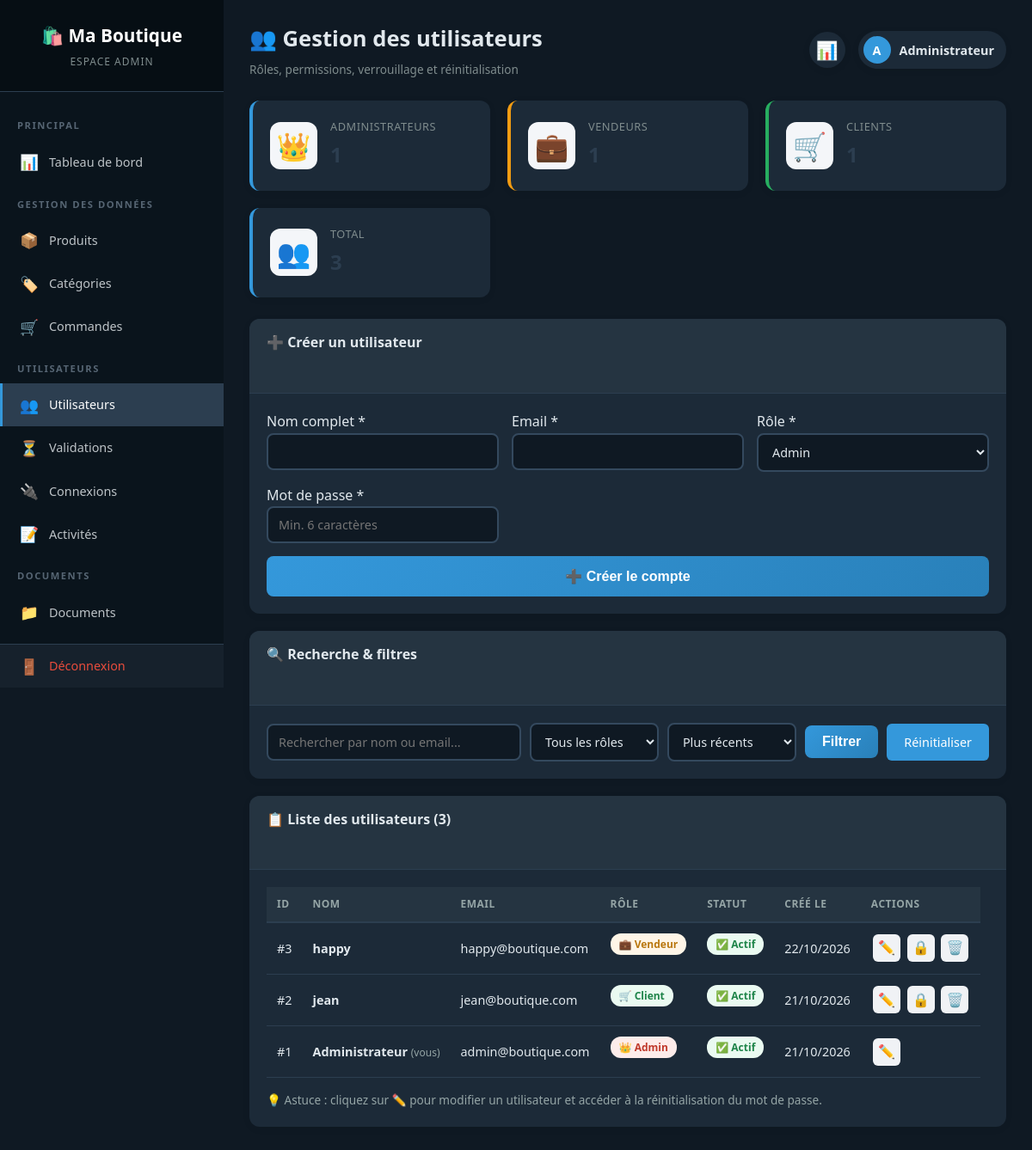
The page /admin/users.php (signed in) on the database as committed earlier.
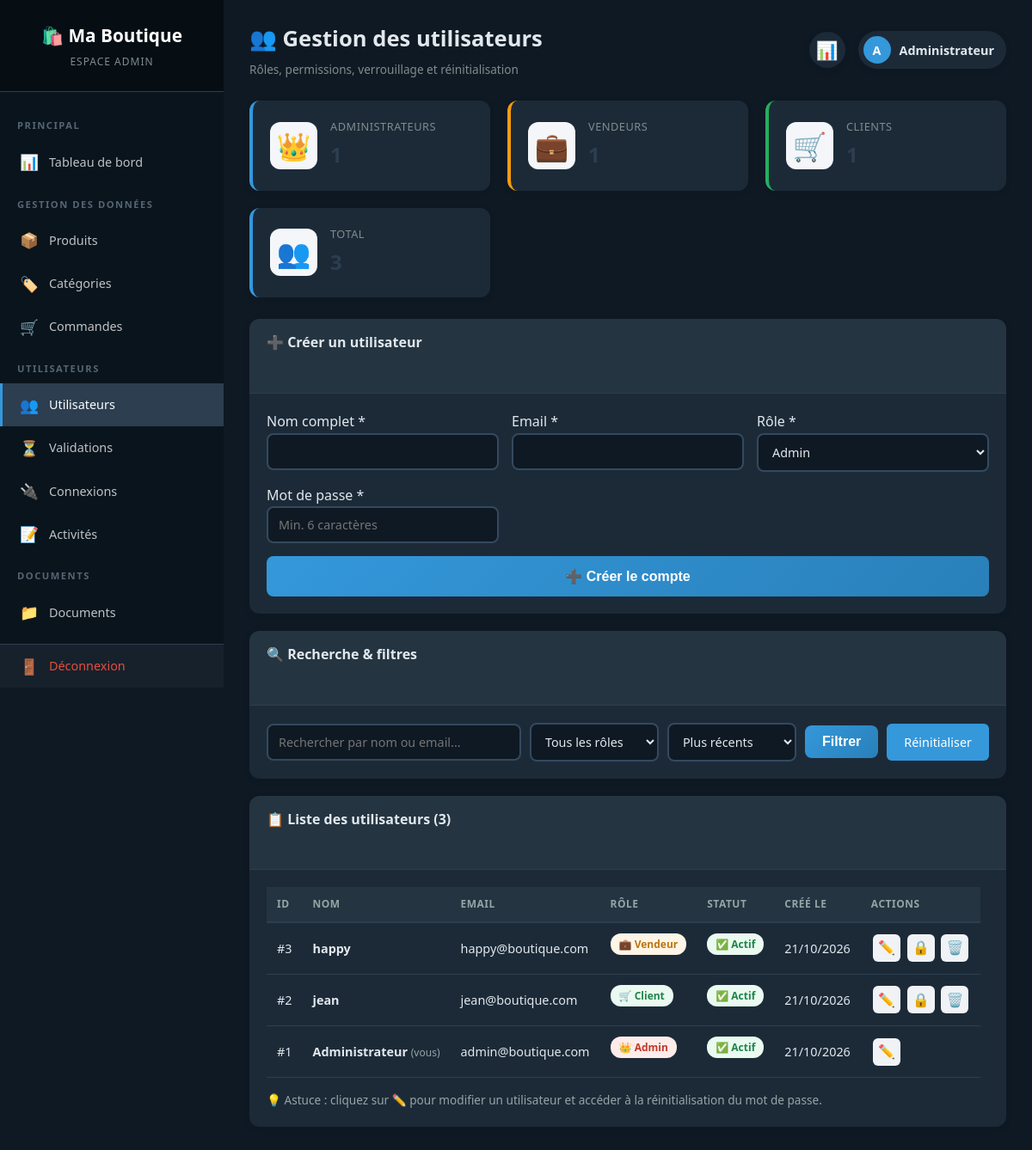
The same page on the database as committed later.
### tables this page shows
CREATE TABLE `utilisateurs` (
  `id` int(11) NOT NULL AUTO_INCREMENT,
  `nom` varchar(100) NOT NULL,
  `email` varchar(150) NOT NULL,
  `mot_de_passe` varchar(255) NOT NULL,
  `role` enum('admin','vendeur','client') DEFAULT 'client',
  `statut` enum('actif','en_attente','rejete') DEFAULT 'actif',
  `tentatives_connexion` int(11) DEFAULT 0,
  `verrouille_jusqua` datetime DEFAULT NULL,
  `double_auth_secret` varchar(255) DEFAULT NULL,
  `cree_le` timestamp NULL DEFAULT current_timestamp(),
  `date_validation` datetime DEFAULT NULL,
  `valide_par` int(11) DEFAULT NULL,
  PRIMARY KEY (`id`),
  UNIQUE KEY `email` (`email`)
);

### config/init.php (called while the page is built, shortened)
<?php
function param(string $cle, $defaut = null) {
    return $GLOBALS['parametres'][$cle] ?? $defaut;
}
?>

### admin/users.php (the view, shortened to what the changed rows need)
<?php
require_once '../config/init.php';
$tri = $_GET['tri'] ?? 'recent';
$sql = "SELECT id, nom, email, role, tentatives_connexion, verrouille_jusqua, cree_le FROM utilisateurs WHERE 1=1";
$params = [];
switch ($tri) {
    default:         $sql .= " ORDER BY cree_le DESC"; break;
}
$stmt = $pdo->prepare($sql);
$stmt->execute($params);
$users = $stmt->fetchAll();
$user_edit = null;
?>
<!DOCTYPE html>
<html lang="fr" data-theme="<?= htmlspecialchars(param('theme', 'clair'), ENT_QUOTES, 'UTF-8') ?>">
<head>
    <link rel="stylesheet" href="../assets/style.css">
    <link rel="stylesheet" href="../assets/admin.css">
    <link rel="stylesheet" href="../assets/theme.css">
</head>
<body class="admin-body">
<?php include __DIR__ . '/../includes/sidebar.php'; ?>
<main class="admin-main">
    <header class="admin-topbar">
        <div>
            <h1>👥 Gestion des utilisateurs</h1>
        </div>
    </header>
    <section class="card">
        <div class="card-header">
            <h2><?= $user_edit ? '✏️ Modifier l\'utilisateur' : '➕ Créer un utilisateur' ?></h2>
        </div>
    </section>
    <section class="card">
        <div class="card-header">
            <h2>🔍 Recherche & filtres</h2>
        </div>
    </section>
    <section class="card">
        <div class="card-header">
            <h2>📋 Liste des utilisateurs (<?= count($users) ?>)</h2>
        </div>
        <div class="card-body">
            <?php if (empty($users)): ?>
                <p class="empty">Aucun utilisateur trouvé.</p>
            <?php else: ?>
                <table class="data-table">
                    <thead>
                        <tr>
                            <th>ID</th>
                            <th>Nom</th>
                            <th>Email</th>
                            <th>Rôle</th>
                            <th>Statut</th>
                            <th>Créé le</th>
                            <th>Actions</th>
                        </tr>
                    </thead>
                    <tbody>
                        <?php foreach ($users as $u):
                            $verrouille = !empty($u['verrouille_jusqua']) && strtotime($u['verrouille_jusqua']) > time();
                            $soi_meme = ((int)$u['id'] === (int)$_SESSION['user_id']);
                        ?>
                            <tr>
                                <td>#<?= (int)$u['id'] ?></td>
                                <td>
                                    <strong><?= htmlspecialchars($u['nom']) ?></strong>
                                </td>
                                <td><?= htmlspecialchars($u['email']) ?></td>
                                <td>
                                    <?php
                                    $badge_class = match($u['role']) {
                                        'admin'   => 'badge-danger',
                                        'vendeur' => 'badge-warning',
                                        default   => 'badge-success'
                                    };
                                    ?>
                                    <span class="badge <?= $badge_class ?>">
                                        <?= $u['role'] === 'admin' ? '👑 ' : ($u['role'] === 'vendeur' ? '💼 ' : '🛒 ') ?>
                                        <?= ucfirst($u['role']) ?>
                                    </span>
                                </td>
                                <td>
                                    <?php if ($verrouille): ?>
                                        <span class="badge badge-danger">🔒 Verrouillé</span>
                                    <?php else: ?>
                                        <span class="badge badge-success">✅ Actif</span>
                                    <?php endif; ?>
                                </td>
                                <td><?= date('d/m/Y', strtotime($u['cree_le'])) ?></td>
                                <td class="actions-cell">
                                    <a href="users.php?edit=<?= (int)$u['id'] ?>" class="btn-icon" title="Modifier">✏️</a>
                                    <?php if ($verrouille): ?>
                                        <a href="users.php?deverrouiller=<?= (int)$u['id'] ?>" class="btn-icon" title="Déverrouiller">🔓</a>
                                    <?php elseif (!$soi_meme): ?>
                                        <a href="users.php?verrouiller=<?= (int)$u['id'] ?>" class="btn-icon" title="Verrouiller"
                                           onclick="return confirm('Verrouiller ce compte pour 24h ?');">🔒</a>
                                    <?php endif; ?>
                                    <?php if (!$soi_meme): ?>
                                        <a href="users.php?supprimer=<?= (int)$u['id'] ?>" class="btn-icon btn-danger" title="Supprimer"
                                           onclick="return confirm('Supprimer définitivement cet utilisateur ?');">🗑️</a>
                                    <?php endif; ?>
                                </td>
                            </tr>
                        <?php endforeach; ?>
                    </tbody>
                </table>
            <?php endif; ?>
        </div>
    </section>
</main>
</body>
</html>

Rows that differ between the two databases and show on the page:
changed utilisateurs "happy": cree_le "22/10/2026" → "21/10/2026"
